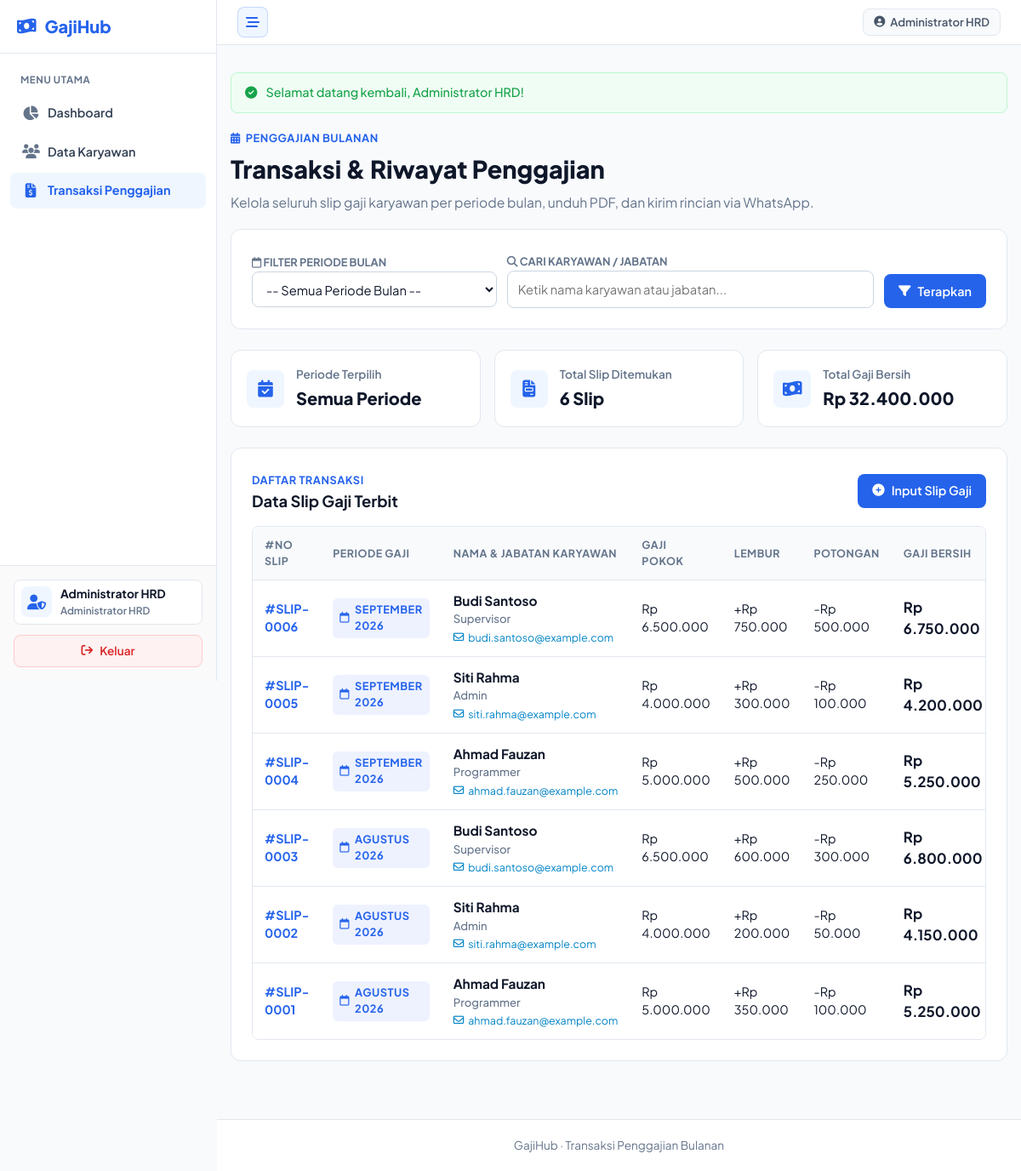
/penggajian/index.php (signed in), run on the app's committed database.
### tables this page shows
CREATE TABLE IF NOT EXISTS penggajian (
    id INT UNSIGNED AUTO_INCREMENT PRIMARY KEY,
    karyawan_id INT UNSIGNED NOT NULL,
    periode VARCHAR(7) NOT NULL,  
    gaji_pokok DECIMAL(15,2) NOT NULL DEFAULT 0,
    lembur DECIMAL(15,2) NOT NULL DEFAULT 0,
    pinjaman DECIMAL(15,2) NOT NULL DEFAULT 0,
    tanggal_bayar DATE NOT NULL,
    catatan VARCHAR(255) NULL,
    created_at TIMESTAMP DEFAULT CURRENT_TIMESTAMP,
    updated_at TIMESTAMP DEFAULT CURRENT_TIMESTAMP ON UPDATE CURRENT_TIMESTAMP,
    CONSTRAINT fk_penggajian_karyawan 
        FOREIGN KEY (karyawan_id) REFERENCES karyawan(id) 
        ON DELETE CASCADE ON UPDATE CASCADE,
    UNIQUE KEY uq_karyawan_periode (karyawan_id, periode),
    INDEX idx_periode (periode)
);

CREATE TABLE IF NOT EXISTS karyawan (
    id INT UNSIGNED AUTO_INCREMENT PRIMARY KEY,
    nik VARCHAR(20) NULL,
    nama VARCHAR(100) NOT NULL,
    email VARCHAR(100) NULL,
    no_hp VARCHAR(20) NULL,
    jabatan VARCHAR(50) NOT NULL,
    gaji_pokok_default DECIMAL(15,2) NOT NULL DEFAULT 0,
    created_at TIMESTAMP DEFAULT CURRENT_TIMESTAMP,
    updated_at TIMESTAMP DEFAULT CURRENT_TIMESTAMP ON UPDATE CURRENT_TIMESTAMP,
    UNIQUE INDEX idx_nik (nik),
    INDEX idx_nama (nama),
    INDEX idx_jabatan (jabatan)
);

### config/functions.php (called while the page is built, shortened)
<?php
function e(?string $value): string
{
    return htmlspecialchars($value ?? '', ENT_QUOTES, 'UTF-8');
}
function rupiah(float|int $value): string
{
    return 'Rp ' . number_format((float)$value, 0, ',', '.');
}
function formatPeriode(string $periode): string
{
    $parts = explode('-', $periode);
    $tahun = $parts[0];
    $bulanNum = (int)$parts[1];
    $namaBulan = [
        1 => 'Januari', 2 => 'Februari', 3 => 'Maret',
        4 => 'April', 5 => 'Mei', 6 => 'Juni',
        7 => 'Juli', 8 => 'Agustus', 9 => 'September',
        10 => 'Oktober', 11 => 'November', 12 => 'Desember'
    ];
    $bulanStr = $namaBulan[$bulanNum] ?? $parts[1];
    return "{$bulanStr} {$tahun}";
}
function flash(string $key, ?string $message = null): ?string
{
    $value = $_SESSION['flash'][$key] ?? null;
    return $value;
}

### penggajian/index.php (the view, shortened to what this page needs)
<?php
require __DIR__ . '/../config/database.php';
require __DIR__ . '/../config/functions.php';
$periode = trim($_GET['periode'] ?? '');
$q = trim($_GET['q'] ?? '');
$sql = "SELECT p.*, k.nama, k.email, k.no_hp, k.jabatan,
               (p.gaji_pokok + p.lembur - p.pinjaman) AS gaji_bersih
        FROM penggajian p
        JOIN karyawan k ON p.karyawan_id = k.id
        WHERE 1=1";
$params = [];
$sql .= " ORDER BY p.periode DESC, p.id DESC";
$stmt = $pdo->prepare($sql);
$stmt->execute($params);
$rows = $stmt->fetchAll();
$totalGajiFilter = array_sum(array_column($rows, 'gaji_bersih'));
$totalSlipCount = count($rows);
require __DIR__ . '/../includes/header.php';
?>
<main class="container page">
    <?php if ($msg = flash('success')): ?>
        <div class="alert success"><i class="fa-solid fa-circle-check"></i> <?= e($msg) ?></div>
    <?php endif; ?>
    <div class="page-heading">
        <span class="eyebrow"><i class="fa-solid fa-calendar-days"></i> PENGGAJIAN BULANAN</span>
        <h1>Transaksi & Riwayat Penggajian</h1>
        <p>Kelola seluruh slip gaji karyawan per periode bulan, unduh PDF, dan kirim rincian via WhatsApp.</p>
    </div>
    <section class="card" style="margin-bottom: 24px;">
        <form method="get" class="filter-grid" style="display:flex; gap:12px; flex-wrap:wrap; align-items:center;">
            <div style="flex: 1; min-width: 200px;">
                <label style="font-size:0.8rem; font-weight:700; color:var(--muted);"><i class="fa-regular fa-calendar"></i> FILTER PERIODE BULAN</label>
                <select name="periode" onchange="this.form.submit()">
                    <option value="">-- Semua Periode Bulan --</option>
                </select>
            </div>
            <div style="flex: 1.5; min-width: 250px;">
                <label style="font-size:0.8rem; font-weight:700; color:var(--muted);"><i class="fa-solid fa-magnifying-glass"></i> CARI KARYAWAN / JABATAN</label>
                <input type="search" name="q" value="<?= e($q) ?>" placeholder="Ketik nama karyawan atau jabatan...">
            </div>
            <div style="display:flex; gap:8px; align-self:flex-end;">
                <button class="btn primary" type="submit"><i class="fa-solid fa-filter"></i> Terapkan</button>
            </div>
        </form>
    </section>
    <section class="stats">
        <article class="stat-card">
            <div class="stat-icon"><i class="fa-solid fa-calendar-check text-primary"></i></div>
            <div>
                <span>Periode Terpilih</span>
                <strong><?= $periode !== '' ? formatPeriode($periode) : 'Semua Periode' ?></strong>
            </div>
        </article>
        <article class="stat-card">
            <div class="stat-icon"><i class="fa-solid fa-file-invoice text-warning"></i></div>
            <div>
                <span>Total Slip Ditemukan</span>
                <strong><?= $totalSlipCount ?> Slip</strong>
            </div>
        </article>
        <article class="stat-card">
            <div class="stat-icon"><i class="fa-solid fa-money-bill-wave text-success"></i></div>
            <div>
                <span>Total Gaji Bersih</span>
                <strong class="text-success"><?= rupiah($totalGajiFilter) ?></strong>
            </div>
        </article>
    </section>
    <section class="card">
        <div class="section-title" style="margin-bottom: 16px;">
            <div>
                <span class="eyebrow">Daftar Transaksi</span>
                <h2>Data Slip Gaji Terbit</h2>
            </div>
            <a class="btn primary" href="form.php"><i class="fa-solid fa-plus-circle"></i> Input Slip Gaji</a>
        </div>
        <div class="table-wrap">
            <table>
                <thead>
                <tr>
                    <th>#No Slip</th>
                    <th>Periode Gaji</th>
                    <th>Nama & Jabatan Karyawan</th>
                    <th>Gaji Pokok</th>
                    <th>Lembur</th>
                    <th>Potongan</th>
                    <th>Gaji Bersih</th>
                </tr>
                </thead>
                <tbody>
                <?php foreach ($rows as $row): ?>
                    <tr>
                        <td>
                            <a href="detail.php?id=<?= (int)$row['id'] ?>" title="Lihat Rincian Slip Gaji" style="font-weight:700; color:var(--primary);">
                                #SLIP-<?= str_pad((string)$row['id'], 4, '0', STR_PAD_LEFT) ?>
                            </a>
                        </td>
                        <td>
                            <span class="badge" style="background:#eef2ff; padding:4px 8px; border-radius:6px;">
                                <i class="fa-regular fa-calendar"></i> <?= formatPeriode($row['periode']) ?>
                            </span>
                        </td>
                        <td>
                            <strong style="font-size:0.96rem; color:var(--text);"><?= e($row['nama']) ?></strong>
                            <div style="font-size:0.82rem; color:var(--muted); font-weight:500;"><?= e($row['jabatan']) ?></div>
                            <?php if (!empty($row['email'])): ?>
                                <a href="mailto:<?= e($row['email']) ?>" style="display:inline-flex; align-items:center; gap:5px; font-size:0.78rem; color:#0284c7; margin-top:3px; text-decoration:none;" title="Kirim email ke <?= e($row['email']) ?>">
                                    <i class="fa-regular fa-envelope"></i> <?= e($row['email']) ?>
                                </a>
                            <?php endif; ?>
                        </td>
                        <td><?= rupiah((float)$row['gaji_pokok']) ?></td>
                        <td><span class="text-success">+<?= rupiah((float)$row['lembur']) ?></span></td>
                        <td><span class="text-danger">-<?= rupiah((float)$row['pinjaman']) ?></span></td>
                        <td><strong class="text-success" style="font-size:1.05rem;"><?= rupiah((float)$row['gaji_bersih']) ?></strong></td>
                    </tr>
                <?php endforeach; ?>
                </tbody>
            </table>
        </div>
    </section>
</main>
<?php
require __DIR__ . '/../includes/footer.php';

### assets/css/style.css (style rules this page uses)
:root { --font-primary: 'Plus Jakarta Sans', 'Inter', system-ui, -apple-system, sans-serif; --font-mono: ui-monospace, SFMono-Regular, Menlo, Monaco, Consolas, monospace; --bg: #f8fafc; --surface: #ffffff; --text: #0f172a; --muted: #64748b; --border: #e2e8f0; --border-dark: #cbd5e1; --primary: #2563eb; --primary-light: #eff6ff; --primary-dark: #1d4ed8; --success: #16a34a; --success-light: #f0fdf4; --danger: #dc2626; --danger-light: #fef2f2; --warning: #d97706; --warning-light: #fffbeb; --whatsapp: #16a34a; --pdf-red: #e11d48; --email-blue: #0284c7; --radius-sm: 6px; --radius: 8px; --radius-lg: 12px; }
* { box-sizing: border-box; }
body { margin: 0; font-family: var(--font-primary); color: var(--text); background: var(--bg); line-height: 1.5; -webkit-font-smoothing: antialiased; }
button, input, select, textarea { font-family: var(--font-primary); }
a { color: inherit; text-decoration: none; }
.container { width: min(1140px, calc(100% - 32px)); margin: 0 auto; }
.page { min-height: calc(100vh - 130px); padding: 32px 0 48px; }
.card { background: var(--surface); border: 1px solid var(--border); border-radius: var(--radius-lg); padding: 24px; margin-bottom: 20px; }
.badge, .eyebrow { display: inline-flex; align-items: center; gap: 6px; color: var(--primary); font-size: 0.8rem; font-weight: 700; letter-spacing: 0.04em; text-transform: uppercase; }
.hero p, .page-heading p, .formula-small { color: var(--muted); font-size: 0.98rem; margin: 0; }
.stats { display: grid; grid-template-columns: repeat(3, 1fr); gap: 16px; margin-bottom: 24px; }
.stat-card { background: var(--surface); border: 1px solid var(--border); border-radius: var(--radius-lg); padding: 18px; display: flex; align-items: center; gap: 14px; }
.stat-icon { width: 44px; height: 44px; border-radius: var(--radius); background: var(--primary-light); color: var(--primary); display: flex; align-items: center; justify-content: center; font-size: 1.25rem; flex-shrink: 0; }
.stat-card span { display: block; color: var(--muted); font-size: 0.85rem; font-weight: 600; }
.stat-card strong { display: block; margin-top: 2px; font-size: 1.25rem; font-weight: 800; color: var(--text); }
.page-heading { margin-bottom: 20px; }
.page-heading h1 { margin: 4px 0 6px; font-size: 1.8rem; font-weight: 800; color: var(--text); }
.section-title, .payslip-head, .detail-row { display: flex; align-items: center; justify-content: space-between; gap: 16px; }
.section-title h2, .section-title h3 { margin: 0; font-size: 1.15rem; font-weight: 700; }
.btn { display: inline-flex; justify-content: center; align-items: center; gap: 8px; min-height: 40px; padding: 0 16px; border-radius: var(--radius); border: 1px solid transparent; font-weight: 600; cursor: pointer; font-size: 0.9rem; text-decoration: none; transition: background 0.15s ease, border-color 0.15s ease; }
.btn.primary { background: var(--primary); color: white; }
.table-wrap { overflow-x: auto; border: 1px solid var(--border); border-radius: var(--radius); background: var(--surface); }
table { width: 100%; border-collapse: collapse; min-width: 800px; }
th, td { padding: 12px 14px; border-bottom: 1px solid var(--border); text-align: left; vertical-align: middle; font-size: 0.9rem; }
th { font-size: 0.78rem; text-transform: uppercase; letter-spacing: 0.04em; color: var(--muted); background: #f8fafc; font-weight: 700; }
tr:last-child td { border-bottom: none; }
label { font-weight: 600; font-size: 0.88rem; color: #334155; }
input, select { width: 100%; border: 1px solid var(--border-dark); border-radius: var(--radius); padding: 10px 12px; background: white; color: var(--text); font: inherit; font-size: 0.92rem; outline: none; }
.alert { padding: 12px 16px; border-radius: var(--radius); margin-bottom: 16px; display: flex; align-items: center; gap: 10px; font-size: 0.9rem; font-weight: 500; }
.alert.success { background: var(--success-light); color: var(--success); border: 1px solid #bbf7d0; }

### data on the page
penggajian: id "0006", periode "SEPTEMBER 2026", karyawan.nama "Budi Santoso", karyawan.jabatan "Supervisor", karyawan.email "budi.santoso@example.com", gaji_pokok "Rp 6.500.000", lembur "Rp 750.000", pinjaman "Rp 500.000", gaji_bersih "Rp 6.750.000"
penggajian: id "0005", periode "SEPTEMBER 2026", karyawan.nama "Siti Rahma", karyawan.jabatan "Admin", karyawan.email "siti.rahma@example.com", gaji_pokok "Rp 4.000.000", lembur "Rp 300.000", pinjaman "Rp 100.000", gaji_bersih "Rp 4.200.000"
penggajian: id "0004", periode "SEPTEMBER 2026", karyawan.nama "Ahmad Fauzan", karyawan.jabatan "Programmer", karyawan.email "ahmad.fauzan@example.com", gaji_pokok "Rp 5.000.000", lembur "Rp 500.000", pinjaman "Rp 250.000", gaji_bersih "Rp 5.250.000"
penggajian: id "0003", periode "AGUSTUS 2026", karyawan.nama "Budi Santoso", karyawan.jabatan "Supervisor", karyawan.email "budi.santoso@example.com", gaji_pokok "Rp 6.500.000", lembur "Rp 600.000", pinjaman "Rp 300.000", gaji_bersih "Rp 6.800.000"
penggajian: id "0002", periode "AGUSTUS 2026", karyawan.nama "Siti Rahma", karyawan.jabatan "Admin", karyawan.email "siti.rahma@example.com", gaji_pokok "Rp 4.000.000", lembur "Rp 200.000", pinjaman "Rp 50.000", gaji_bersih "Rp 4.150.000"
penggajian: id "0001", periode "AGUSTUS 2026", karyawan.nama "Ahmad Fauzan", karyawan.jabatan "Programmer", karyawan.email "ahmad.fauzan@example.com", gaji_pokok "Rp 5.000.000", lembur "Rp 350.000", pinjaman "Rp 100.000", gaji_bersih "Rp 5.250.000"

### other printed values
$currentUser['nama'] "Administrator HRD"
$msg "Selamat datang kembali, Administrator HRD!"
$totalSlipCount "6"
rupiah($totalGajiFilter) "Rp 32.400.000"
$footerText "GajiHub · Transaksi Penggajian Bulanan"
